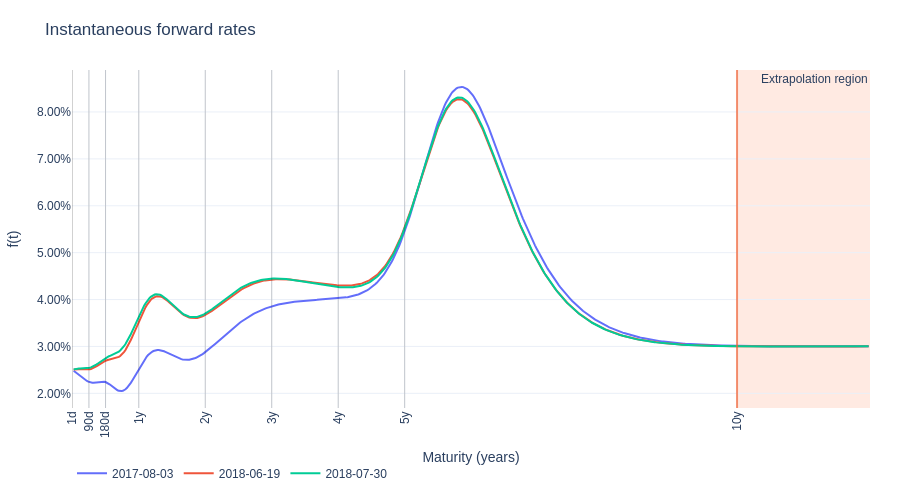

The cell this chart's notebook holds for it:
### Markdown cell above
Finally, we plot the instantaneous forward rates for the same dates shown above. The smooth and stable forward shapes suggest that the frequency and smoothness penalties are doing their job. The shaded extrapolation region also makes explicit where the curve is driven purely by model assumptions rather than by market instruments.

One interesting feature is the hump that appears near the boundary of the information set. This hump emerges because the model must satisfy the imposed long-term forward rate: in order to anchor the long-run expectation, the curve is forced to bend upward (and then revert) close to the last liquid maturity. A large hump in this case indicates that the model is *over-correcting* in its choice of instantaneous forward curves to reconcile short-/medium-term market data with the long-term anchor. This is a warning sign that our chosen long-term level is likely inconsistent with the shapes implied by the observed curves.

### Code cell
fig = plot_instant_fwds(model, test_market_rates_df, t_max=12, dates=dates)
fig.show()

### Figure 1 — Plotly figure (JSON) as saved in the notebook; plotly's stock layout.template omitted (floating-point values rounded to 4 significant figures; data arrays with more than 128 entries replaced by an {"elided": "..."} marker saying what was removed)
{"data": [{"mode": "lines", "name": "2017-08-03", "type": "scatter", "x": {"elided": "599 float values"}, "y": {"elided": "599 float values"}}, {"mode": "lines", "name": "2018-06-19", "type": "scatter", "x": {"elided": "599 float values"}, "y": {"elided": "599 float values"}}, {"mode": "lines", "name": "2018-07-30", "type": "scatter", "x": {"elided": "599 float values"}, "y": {"elided": "599 float values"}}], "layout": {"annotations": [{"showarrow": false, "text": "Extrapolation region", "x": 12, "xanchor": "right", "xref": "x", "y": 1, "yanchor": "top", "yref": "y domain"}], "autosize": true, "font": {"family": "Arial", "size": 12}, "height": 500, "legend": {"orientation": "h", "x": 0, "xanchor": "left", "y": -0.15, "yanchor": "top"}, "margin": {"b": 70, "l": 60, "r": 30, "t": 70}, "shapes": [{"layer": "above", "line": {"color": "rgba(0,0,0,0.18)", "width": 1}, "type": "line", "x0": 0.002778, "x1": 0.002778, "xref": "x", "y0": 0, "y1": 1, "yref": "y domain"}, {"layer": "above", "line": {"color": "rgba(0,0,0,0.18)", "width": 1}, "type": "line", "x0": 0.25, "x1": 0.25, "xref": "x", "y0": 0, "y1": 1, "yref": "y domain"}, {"layer": "above", "line": {"color": "rgba(0,0,0,0.18)", "width": 1}, "type": "line", "x0": 0.5, "x1": 0.5, "xref": "x", "y0": 0, "y1": 1, "yref": "y domain"}, {"layer": "above", "line": {"color": "rgba(0,0,0,0.18)", "width": 1}, "type": "line", "x0": 1, "x1": 1, "xref": "x", "y0": 0, "y1": 1, "yref": "y domain"}, {"layer": "above", "line": {"color": "rgba(0,0,0,0.18)", "width": 1}, "type": "line", "x0": 2, "x1": 2, "xref": "x", "y0": 0, "y1": 1, "yref": "y domain"}, {"layer": "above", "line": {"color": "rgba(0,0,0,0.18)", "width": 1}, "type": "line", "x0": 3, "x1": 3, "xref": "x", "y0": 0, "y1": 1, "yref": "y domain"}, {"layer": "above", "line": {"color": "rgba(0,0,0,0.18)", "width": 1}, "type": "line", "x0": 4, "x1": 4, "xref": "x", "y0": 0, "y1": 1, "yref": "y domain"}, {"layer": "above", "line": {"color": "rgba(0,0,0,0.18)", "width": 1}, "type": "line", "x0": 5, "x1": 5, "xref": "x", "y0": 0, "y1": 1, "yref": "y domain"}, {"layer": "above", "line": {"color": "rgba(0,0,0,0.18)", "width": 1}, "type": "line", "x0": 10, "x1": 10, "xref": "x", "y0": 0, "y1": 1, "yref": "y domain"}, {"fillcolor": "LightSalmon", "layer": "below", "line": {"width": 0}, "opacity": 0.22, "type": "rect", "x0": 10, "x1": 12, "xref": "x", "y0": 0, "y1": 1, "yref": "y domain"}, {"layer": "above", "line": {"color": "rgba(255,100,50,0.65)", "width": 2}, "type": "line", "x0": 10, "x1": 10, "xref": "x", "y0": 0, "y1": 1, "yref": "y domain"}], "title": {"text": "Instantaneous forward rates", "xanchor": "left"}, "xaxis": {"automargin": true, "showgrid": true, "tickangle": -90, "tickfont": {"size": 12}, "tickmode": "array", "ticktext": ["1d", "90d", "180d", "1y", "2y", "3y", "4y", "5y", "10y"], "tickvals": [0.002778, 0.25, 0.5, 1, 2, 3, 4, 5, 10], "title": {"text": "Maturity (years)"}, "zeroline": false}, "yaxis": {"automargin": true, "showgrid": true, "tickformat": ".2%", "title": {"text": "f(t)"}, "zeroline": false}}}
